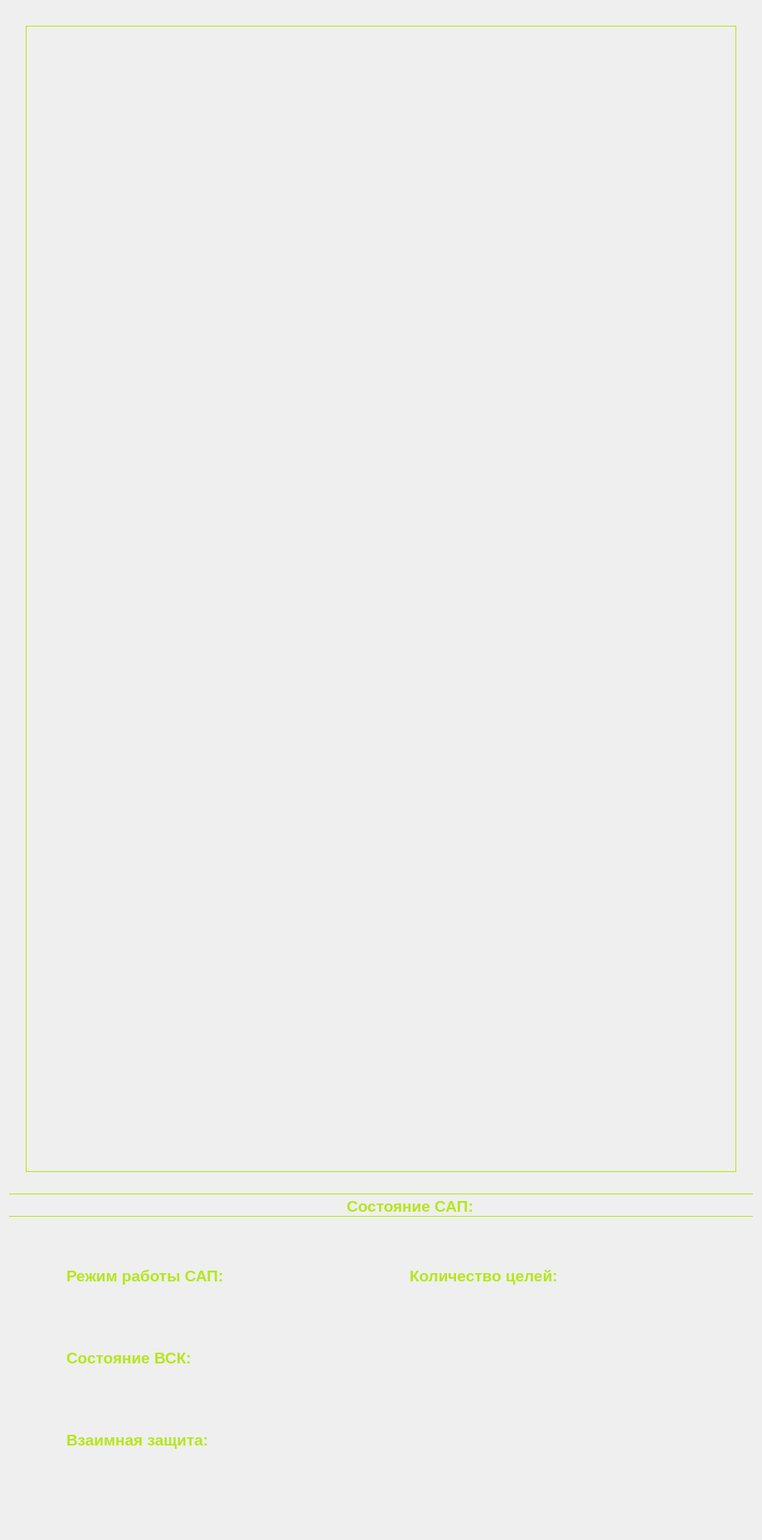
<?xml version="1.0" encoding="UTF-8"?>
<ui version="4.0">
 <class>Tsap</class>
 <widget class="QWidget" name="Tsap">
  <property name="geometry">
   <rect>
    <x>0</x>
    <y>0</y>
    <width>919</width>
    <height>1858</height>
   </rect>
  </property>
  <property name="minimumSize">
   <size>
    <width>835</width>
    <height>1858</height>
   </size>
  </property>
  <property name="windowTitle">
   <string>Form</string>
  </property>
  <layout class="QVBoxLayout" name="verticalLayout">
   <item>
    <layout class="QHBoxLayout" name="horizontalLayout">
     <item>
      <layout class="QVBoxLayout" name="verticalLayout_2">
       <property name="leftMargin">
        <number>20</number>
       </property>
       <property name="topMargin">
        <number>20</number>
       </property>
       <property name="rightMargin">
        <number>20</number>
       </property>
       <property name="bottomMargin">
        <number>20</number>
       </property>
       <item>
        <widget class="QFrame" name="CSapFrame">
         <property name="minimumSize">
          <size>
           <width>678</width>
           <height>1383</height>
          </size>
         </property>
         <property name="styleSheet">
          <string notr="true">QFrame#CSapFrame
{
	border: 1px solid rgb(181, 230, 29);
	Color: rgb(181, 230, 29);
}</string>
         </property>
         <property name="frameShape">
          <enum>QFrame::StyledPanel</enum>
         </property>
         <property name="frameShadow">
          <enum>QFrame::Raised</enum>
         </property>
         <widget class="QPushButton" name="PBfilters">
          <property name="geometry">
           <rect>
            <x>790</x>
            <y>10</y>
            <width>51</width>
            <height>81</height>
           </rect>
          </property>
          <property name="text">
           <string/>
          </property>
          <property name="icon">
           <iconset resource="tempRes.qrc">
            <normaloff>:/TEstSVG.svg</normaloff>:/TEstSVG.svg</iconset>
          </property>
          <property name="iconSize">
           <size>
            <width>70</width>
            <height>79</height>
           </size>
          </property>
          <property name="checkable">
           <bool>true</bool>
          </property>
          <property name="flat">
           <bool>true</bool>
          </property>
         </widget>
         <widget class="QCustomPlot" name="widget" native="true">
          <property name="geometry">
           <rect>
            <x>10</x>
            <y>109</y>
            <width>800</width>
            <height>1251</height>
           </rect>
          </property>
          <property name="minimumSize">
           <size>
            <width>800</width>
            <height>1100</height>
           </size>
          </property>
         </widget>
        </widget>
       </item>
      </layout>
     </item>
    </layout>
   </item>
   <item>
    <widget class="QFrame" name="BSapFrame">
     <property name="sizePolicy">
      <sizepolicy hsizetype="Expanding" vsizetype="Fixed">
       <horstretch>0</horstretch>
       <verstretch>0</verstretch>
      </sizepolicy>
     </property>
     <property name="minimumSize">
      <size>
       <width>107</width>
       <height>28</height>
      </size>
     </property>
     <property name="styleSheet">
      <string notr="true">QFrame#BSapFrame
{
	border: 0px solid rgb(181, 230, 29);
	border-bottom: 1px solid rgb(181, 230, 29); 
	border-top: 1px solid rgb(181, 230, 29);
	Color: rgb(181, 230, 29);
}</string>
     </property>
     <property name="frameShape">
      <enum>QFrame::StyledPanel</enum>
     </property>
     <property name="frameShadow">
      <enum>QFrame::Raised</enum>
     </property>
     <widget class="QLabel" name="LsapInfo">
      <property name="geometry">
       <rect>
        <x>8</x>
        <y>5</y>
        <width>951</width>
        <height>21</height>
       </rect>
      </property>
      <property name="font">
       <font>
        <pointsize>14</pointsize>
        <bold>true</bold>
       </font>
      </property>
      <property name="styleSheet">
       <string notr="true">QLabel#LsapInfo
{
	color: rgb(181, 230, 29);
}</string>
      </property>
      <property name="text">
       <string>Состояние САП:</string>
      </property>
      <property name="alignment">
       <set>Qt::AlignCenter</set>
      </property>
     </widget>
    </widget>
   </item>
   <item>
    <widget class="QStackedWidget" name="stackedWidget">
     <property name="sizePolicy">
      <sizepolicy hsizetype="Preferred" vsizetype="Preferred">
       <horstretch>0</horstretch>
       <verstretch>0</verstretch>
      </sizepolicy>
     </property>
     <property name="minimumSize">
      <size>
       <width>0</width>
       <height>327</height>
      </size>
     </property>
     <widget class="QWidget" name="page">
      <widget class="QWidget" name="gridLayoutWidget">
       <property name="geometry">
        <rect>
         <x>9</x>
         <y>19</y>
         <width>881</width>
         <height>341</height>
        </rect>
       </property>
       <layout class="QGridLayout" name="gridLayout">
        <property name="leftMargin">
         <number>60</number>
        </property>
        <property name="topMargin">
         <number>0</number>
        </property>
        <property name="rightMargin">
         <number>0</number>
        </property>
        <property name="bottomMargin">
         <number>50</number>
        </property>
        <item row="0" column="1">
         <widget class="QLabel" name="LquantTarget">
          <property name="font">
           <font>
            <pointsize>14</pointsize>
            <bold>true</bold>
           </font>
          </property>
          <property name="styleSheet">
           <string notr="true">QLabel#LquantTarget
{
	color: rgb(181, 230, 29);
}</string>
          </property>
          <property name="text">
           <string>Количество целей:</string>
          </property>
         </widget>
        </item>
        <item row="1" column="0">
         <widget class="QLabel" name="LsapVsk">
          <property name="font">
           <font>
            <pointsize>14</pointsize>
            <bold>true</bold>
           </font>
          </property>
          <property name="styleSheet">
           <string notr="true">QLabel#LsapVsk
{
	color: rgb(181, 230, 29);
}</string>
          </property>
          <property name="text">
           <string>Состояние ВСК:</string>
          </property>
         </widget>
        </item>
        <item row="0" column="0">
         <widget class="QLabel" name="LworkingMode">
          <property name="font">
           <font>
            <pointsize>14</pointsize>
            <bold>true</bold>
           </font>
          </property>
          <property name="styleSheet">
           <string notr="true">QLabel#LworkingMode
{
	color: rgb(181, 230, 29);
}</string>
          </property>
          <property name="text">
           <string>Режим работы САП:</string>
          </property>
         </widget>
        </item>
        <item row="2" column="0">
         <widget class="QLabel" name="Lv3">
          <property name="font">
           <font>
            <pointsize>14</pointsize>
            <bold>true</bold>
           </font>
          </property>
          <property name="styleSheet">
           <string notr="true">QLabel#Lv3
{
	color: rgb(181, 230, 29);
}</string>
          </property>
          <property name="text">
           <string>Взаимная защита:</string>
          </property>
         </widget>
        </item>
       </layout>
      </widget>
     </widget>
     <widget class="QWidget" name="page_2"/>
    </widget>
   </item>
  </layout>
 </widget>
 <customwidgets>
  <customwidget>
   <class>QCustomPlot</class>
   <extends>QWidget</extends>
   <header>qcustomplot.h</header>
   <container>1</container>
  </customwidget>
 </customwidgets>
 <resources>
  <include location="tempRes.qrc"/>
 </resources>
 <connections/>
</ui>
